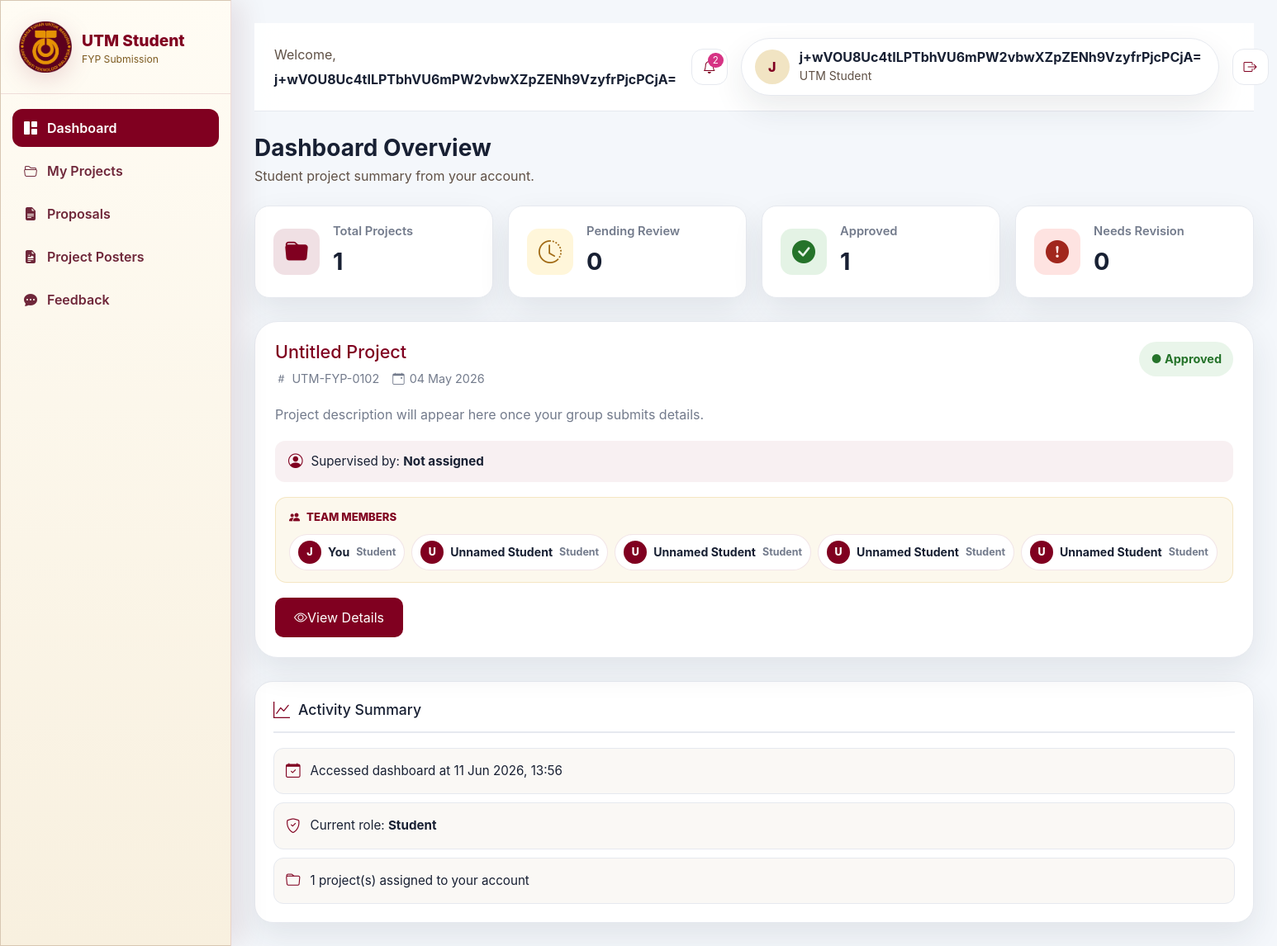
/student/student_dashboard.php (signed in), run on an earlier commit of the app's database.
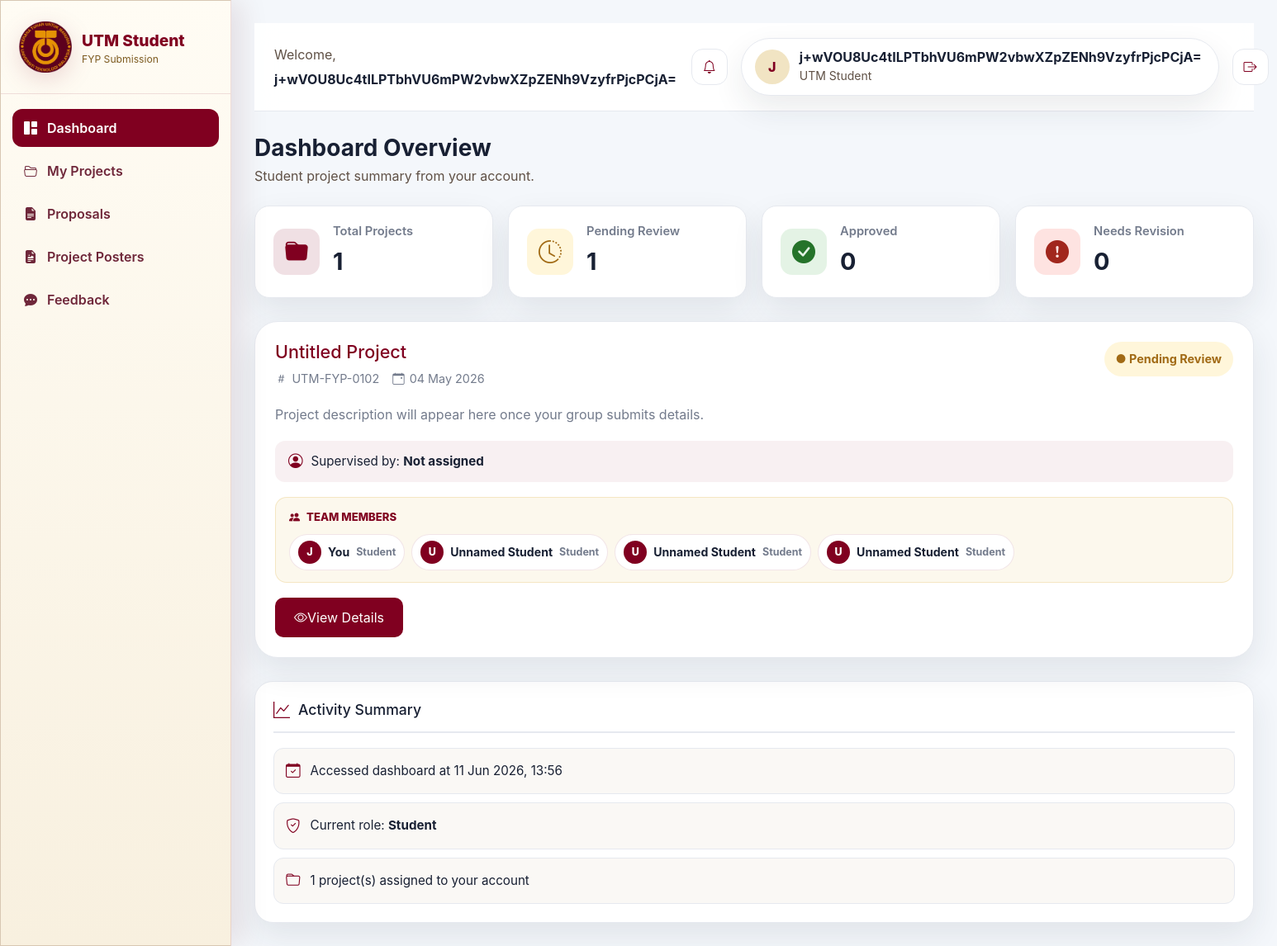
And on a later commit of the database.
### tables this page shows
CREATE TABLE projects (
  project_id INTEGER PRIMARY KEY AUTOINCREMENT,
  title_encrypted TEXT NOT NULL,
  description_encrypted TEXT,
  lecturer_id INTEGER REFERENCES users(user_id),
  study_year INTEGER CHECK (study_year BETWEEN 1 AND 5),
  created_at DATETIME DEFAULT CURRENT_TIMESTAMP
, category_encrypted TEXT, progress_percentage INTEGER NOT NULL DEFAULT 0);

CREATE TABLE users (
  user_id INTEGER PRIMARY KEY AUTOINCREMENT,
  name_encrypted TEXT NOT NULL,
  email_hash TEXT NOT NULL UNIQUE,
  email_encrypted TEXT NOT NULL,
  password_hash TEXT NOT NULL,
  role TEXT CHECK (role IN ('admin', 'lecturer', 'student')),
  created_by INTEGER REFERENCES users(user_id),
  created_at DATETIME DEFAULT CURRENT_TIMESTAMP
);

### student/student_dashboard.php (called while the page is built)
<?php
require_once __DIR__ . '/student_header.php';
require_once __DIR__ . '/student_dashboard_content.php';
?>

### database/encryption.php (called while the page is built, shortened)
<?php
function getEncryptionKey(): string {
    $key = bin2hex(random_bytes(32));
    return $key;
}
function decryptData(string $encoded): string {
    $key = hex2bin(getEncryptionKey());
    $data = base64_decode($encoded);
    $iv = substr($data, 0, 12);
    $tag = substr($data, 12, 16);
    $ciphertext = substr($data, 28);
    $result = openssl_decrypt($ciphertext, 'aes-256-gcm', $key, OPENSSL_RAW_DATA, $iv, $tag, '');
    if ($result === false) {
        throw new RuntimeException('Decryption failed');
    }
    return $result;
}

### student/student_dashboard_content.php (the view, shortened to what the changed rows need)
            <section class="d-flex align-items-center justify-content-between flex-wrap gap-3 mb-4">
                <div>
                    <h1 class="h3 fw-bold mb-1">Dashboard Overview</h1>
                </div>
            </section>
            <section class="stats-grid">
                <div class="stat-card stat-card-pending">
                    <div class="stat-content">
                        <h3>Pending Review</h3>
                        <strong><?= e((string) $summary['pending']) ?></strong>
                    </div>
                </div>
                <div class="stat-card stat-card-approved">
                    <div class="stat-content">
                        <h3>Approved</h3>
                        <strong><?= e((string) $summary['approved']) ?></strong>
                    </div>
                </div>
            </section>
            <section class="projects-grid">
                <?php if (count($projects) === 0): ?>
                    <div class="project-card">
                        <div>
                            <h2>No Projects Assigned Yet</h2>
                            <p class="project-description">You currently have no project assignments. Your supervisor will assign a project once your group is confirmed.</p>
                        </div>
                    </div>
                <?php else: ?>
                    <?php foreach ($projects as $project): ?>
                        <?php
                            $title = decryptValue($project['title_encrypted'] ?? '');
                            $description = decryptValue($project['description_encrypted'] ?? '');
                            $supervisor = decryptValue($project['lecturer_name'] ?? '');
                            $projectStatus = $project['submission_status'] ?: 'pending';
                            $statusText = $statusLabel($projectStatus);
                            $created = $project['created_at'] ? date('d M Y', strtotime($project['created_at'])) : '';
                            $projectCode = 'UTM-FYP-' . str_pad((string) $project['project_id'], 4, '0', STR_PAD_LEFT);
                            $members = $projectMembers[(int) $project['project_id']] ?? [];
                        ?>
                        <article class="project-card">
                            <div class="project-card-header">
                                <div class="project-title-section">
                                    <h2><?= e($title ?: 'Untitled Project') ?></h2>
                                    <div class="project-meta-inline">
                                        <span class="project-code"><i class="bi bi-hash"></i> <?= e($projectCode) ?></span>
                                        <span class="project-date"><i class="bi bi-calendar-event"></i> <?= e($created ?: 'N/A') ?></span>
                                    </div>
                                </div>
                                <span class="project-badge <?= e($statusClass($projectStatus)) ?>">● <?= e($statusText) ?></span>
                            </div>
                            <p class="project-description"><?= e($description ?: 'Project description will appear here once your group submits details.') ?></p>
                            <div class="project-supervisor">
                                <i class="bi bi-person-circle"></i>
                                <span>Supervised by: <strong><?= e($supervisor ?: 'Not assigned') ?></strong></span>
                            </div>
                            <div class="project-team">
                                <div class="project-team-header">
                                    <i class="bi bi-people-fill"></i>
                                    <span>Team Members</span>
                                </div>
                                <?php if ($members): ?>
                                    <div class="team-member-list">
                                        <?php foreach ($members as $member): ?>
                                            <?php
                                                $memberName = (int) ($member['id'] ?? 0) === $studentId ? 'You' : (string) ($member['name'] ?? 'Unnamed Student');
                                                $initialSource = $memberName === 'You' ? ($_SESSION['user_name'] ?? 'You') : $memberName;
                                                $initial = strtoupper(substr((string) $initialSource, 0, 1));
                                                $role = strtolower((string) ($member['role'] ?? 'member'));
                                            ?>
                                            <span class="team-member-pill">
                                                <span class="team-member-avatar"><?= e($initial ?: 'S') ?></span>
                                                <span class="team-member-name"><?= e($memberName) ?></span>
                                                <span class="team-member-role"><?= e($role ?: 'member') ?></span>
                                            </span>
                                        <?php endforeach; ?>
                                    </div>
                                <?php else: ?>
                                    <p class="team-empty">No team members assigned yet.</p>
                                <?php endif; ?>
                            </div>
                            <div class="project-actions">
                                <a href="student_project.php?project_id=<?= e($project['project_id']) ?>" class="btn btn-primary"><i class="bi bi-eye"></i> View Details</a>
                            </div>
                        </article>
                    <?php endforeach; ?>
                <?php endif; ?>
            </section>
        </main>
    </div>
</body>
</html>

### student/student_header.php (shortened to what the changed rows need)
<?php
require_once __DIR__ . '/../database/db.php';
require_once __DIR__ . '/../database/encryption.php';
function e($value): string
{
    return htmlspecialchars((string) $value, ENT_QUOTES, 'UTF-8');
}
function decryptValue(?string $value): string
{
    if ($value === null || $value === '') {
        return '';
    }
    try {
        return decryptData($value);
    } catch (Throwable $error) {
        return '';
    }
}
function countUnreadStudentNotifications(PDO $db, int $studentId): int
{
    $stmt = $db->prepare('SELECT COUNT(*) FROM notifications WHERE recipient_user_id = ? AND is_read = 0');
    $stmt->execute([$studentId]);
    return (int) $stmt->fetchColumn();
}
$studentId = (int) ($_SESSION['user_id'] ?? 0);
$projects = [];
$projectMembers = [];
try {
    $stmt = $db->prepare(
        "SELECT p.project_id, p.title_encrypted, p.description_encrypted, p.category_encrypted, p.study_year, p.created_at,
                u.name_encrypted AS lecturer_name,
                (SELECT s.status FROM submissions s WHERE s.project_id = p.project_id ORDER BY s.submitted_at DESC LIMIT 1) AS submission_status,
                (SELECT s.submitted_at FROM submissions s WHERE s.project_id = p.project_id ORDER BY s.submitted_at DESC LIMIT 1) AS submitted_at
         FROM project_members pm
         JOIN projects p ON pm.project_id = p.project_id
         LEFT JOIN users u ON p.lecturer_id = u.user_id
         WHERE pm.user_id = ? AND pm.role = 'student'
         ORDER BY COALESCE(
             (SELECT s.submitted_at FROM submissions s WHERE s.project_id = p.project_id ORDER BY s.submitted_at DESC LIMIT 1),
             p.created_at
         ) DESC"
    );
    $stmt->execute([$studentId]);
    $projects = $stmt->fetchAll(PDO::FETCH_ASSOC);
    $projectIds = array_values(array_unique(array_map(static fn($project): int => (int) $project['project_id'], $projects)));
    if ($projectIds) {
        $placeholders = implode(',', array_fill(0, count($projectIds), '?'));
        $memberStmt = $db->prepare(
            "SELECT pm.project_id, u.user_id, u.name_encrypted, u.role AS user_role, pm.role AS project_role
             FROM project_members pm
             INNER JOIN users u ON u.user_id = pm.user_id
             WHERE pm.project_id IN ($placeholders)
             ORDER BY pm.project_id ASC,
                      CASE pm.role WHEN 'leader' THEN 0 ELSE 1 END,
                      u.user_id ASC"
        );
        $memberStmt->execute($projectIds);
        foreach ($memberStmt->fetchAll(PDO::FETCH_ASSOC) as $memberRow) {
            if (($memberRow['user_role'] ?? '') === 'lecturer' || ($memberRow['project_role'] ?? '') === 'lecturer') {
                continue;
            }
            $projectIdForMember = (int) ($memberRow['project_id'] ?? 0);
            $memberName = decryptValue($memberRow['name_encrypted'] ?? '') ?: 'Unnamed Student';
            $projectMembers[$projectIdForMember][] = [
                'id' => (int) ($memberRow['user_id'] ?? 0),
                'name' => $memberName,
                'role' => (string) ($memberRow['project_role'] ?? $memberRow['user_role'] ?? 'member'),
            ];
        }
    }
} catch (Throwable $error) {
    $projects = [];
    $projectMembers = [];
}
$summary = [
    'total' => count($projects),
    'pending' => 0,
    'approved' => 0,
    'rejected' => 0,
];
$studentUnreadNotificationCount = 0;
try {
    $studentUnreadNotificationCount = countUnreadStudentNotifications($db, $studentId);
} catch (Throwable $error) {
    $studentNotifications = [];
    $studentUnreadNotificationCount = 0;
}
$statusLabel = static function (string $status): string {
    return match ($status) {
        'approved' => 'Approved',
        'rejected' => 'Needs Revision',
        default => 'Pending Review',
    };
};
$statusClass = static function (string $status): string {
    return match ($status) {
        'approved' => 'status-approved',
        'rejected' => 'status-rejected',
        default => 'status-pending',
    };
};
?>
<!DOCTYPE html>
<html lang="en">
<head>
    <link href="https://cdn.jsdelivr.net/npm/bootstrap@5.3.3/dist/css/bootstrap.min.css" rel="stylesheet">
    <link href="https://cdn.jsdelivr.net/npm/bootstrap-icons@1.11.3/font/bootstrap-icons.min.css" rel="stylesheet">
    <link rel="stylesheet" href="../public/utm-theme.css">
</head>
<body>
    <div class="admin-shell">
        <main class="main-content">
            <header class="top-navbar d-flex align-items-center justify-content-between px-3 px-lg-4">
                <div class="d-flex align-items-center gap-2 gap-sm-3 ms-auto">
                    <a href="../student/student_notifications.php" class="icon-button position-relative text-decoration-none" aria-label="Notifications">
                        <i class="bi bi-bell"></i>
                        <?php if ($studentUnreadNotificationCount > 0): ?>
                            <span class="notification-badge"><?= e($studentUnreadNotificationCount) ?></span>
                        <?php endif; ?>
                    </a>
                </div>
            </header>

What changed in the data, as far as the page shows it:
changed projects "Untitled Project": statusText "Approved" → "Pending Review"
Also different on the page:
$summary['pending']: "0" → "1"
$summary['approved']: "1" → "0"
$studentUnreadNotificationCount: "2" → (not shown)
list line gone: "U Unnamed Student Student"
